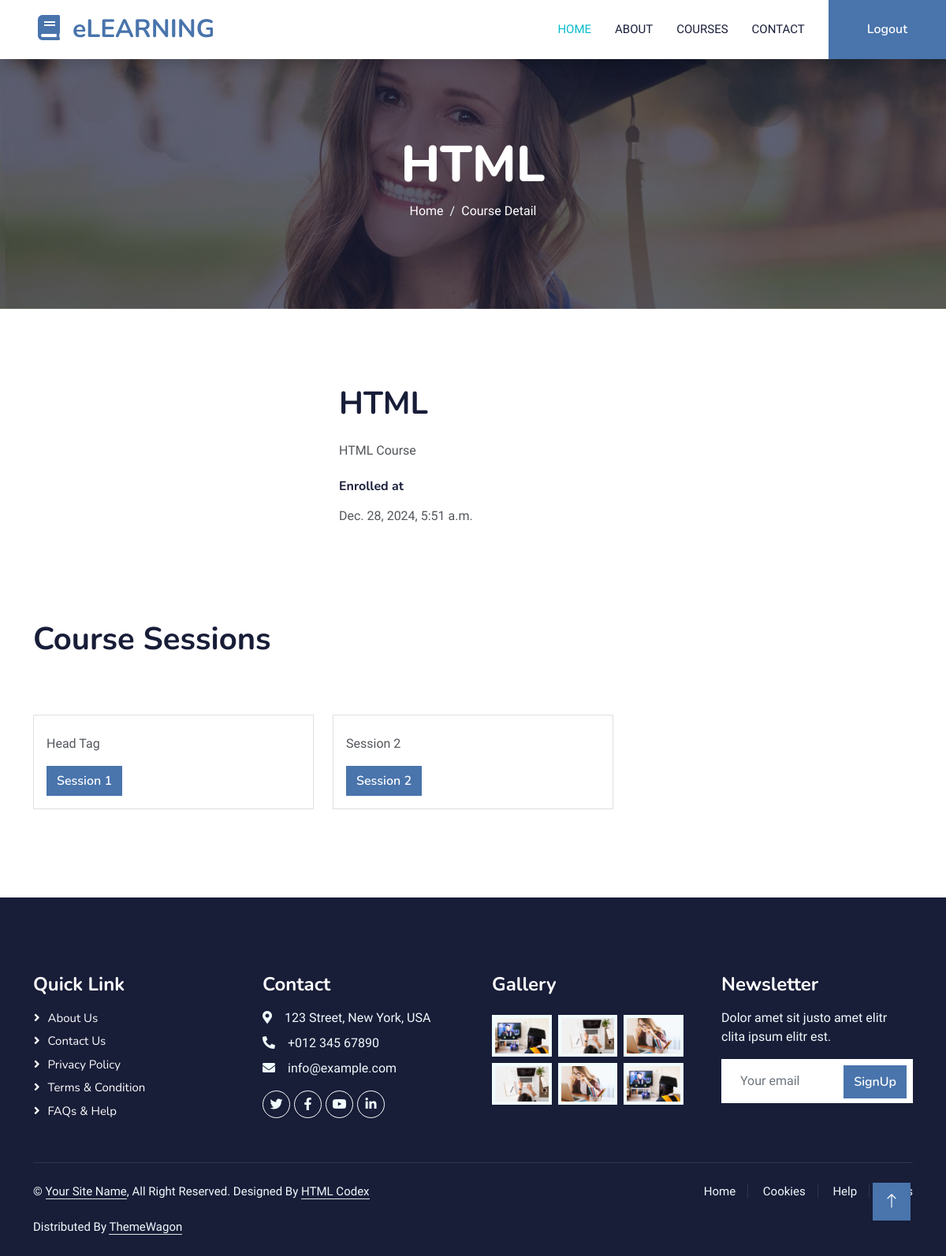
The app's page /course_detail/1 (signed in), older data.
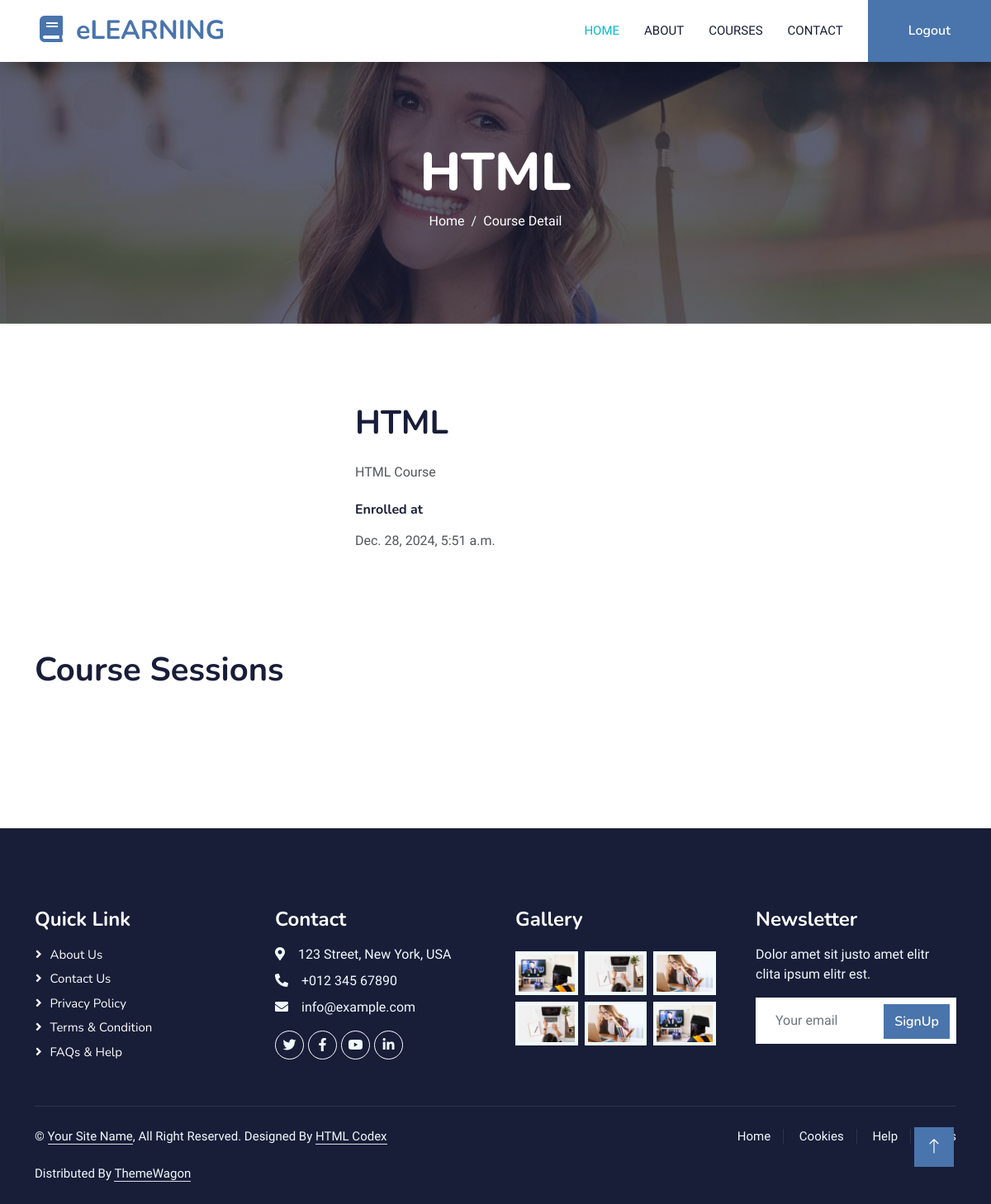
The same page, newer data.
### courses/models.py (models this page shows, shortened)
class Course(models.Model):
    name = models.CharField(max_length=255)
    image = models.ImageField(upload_to="course/")
    category = models.ForeignKey(
        CourseCategory, related_name="courses", on_delete=models.CASCADE
    )
    description = models.TextField()
    created_at = models.DateTimeField(auto_now_add=True)

class Enrollment(models.Model):
    course = models.ForeignKey(Course, on_delete=models.CASCADE)
    student = models.ForeignKey(User, on_delete=models.CASCADE)
    enrolled_at = models.DateTimeField(auto_now_add=True)

class CourseSession(models.Model):
    course = models.ForeignKey(Course, related_name="sessions", on_delete=models.CASCADE)
    name = models.CharField(max_length=255)
    description = models.TextField()
    video = models.FileField(upload_to="video/%Y/%m/%d/")
    create_at = models.DateTimeField(auto_now_add=True)

### courses/views.py (the view)
# urls.py: path("course_detail/<int:course_id>", course_detail, name="course_detail"),
@login_required(login_url="/login")
def course_detail(request, course_id):
    course = Course.objects.get(id=course_id)
    is_enrolled = Enrollment.objects.filter(
        student=request.user, course=course
    ).exists()
    enrollment = Enrollment.objects.filter(student=request.user, course=course).first()
    return render(
        request,
        "courses/course_detail.html",
        context={
            "course": course,
            "enrollment": enrollment,
            "is_enrolled": is_enrolled,
        },
    )

### courses/templates/courses/course_detail.html (shortened to what this page needs)
{% extends 'base.html' %}
{% load static %}
{% block content %}
  <div class="container-fluid bg-primary py-5 mb-5 page-header">
    <div class="container py-5">
      <div class="row justify-content-center">
        <div class="col-lg-10 text-center">
          <h1 class="display-3 text-white animated slideInDown">{{ course.name }}</h1>
          <nav aria-label="breadcrumb">
            <ol class="breadcrumb justify-content-center">
              <li class="breadcrumb-item">
                <a class="text-white" href="{% static '#' %}">Home</a>
              </li>
              <li aria-current="page" class="breadcrumb-item text-white active">Course Detail</li>
            </ol>
          </nav>
        </div>
      </div>
    </div>
  </div>
  <div class="container-xxl py-5">
    <div class="container">
      <div class="row g-5">
        <div class="col-lg-4">
        </div>
        <div class="col-lg-8">
          <h1 class="mb-4">{{ course.name }}</h1>
          <p class="mb-4">{{ course.description }}</p>
          {% if is_enrolled %}
            <div class="row g-4 mb-4">
              <div class="col-sm-6">
                <h6 class="mb-3">Enrolled at</h6>
                <span>{{ enrollment.enrolled_at }}</span>
              </div>
            </div>
          {% endif %}
        </div>
      </div>
      <div class="row g-5 mt-5">
        <h1 class="mb-4">Course Sessions</h1>
        <div class="col-lg-12">
          <div class="row g-4">
            {% for session in course.sessions.all %}
              <div class="col-md-6 col-lg-4">
                <div class="card mb-3">
                  <div class="card-body">
                    <p class="card-text">{{ session.description }}</p>
                    {% if is_enrolled %}
                      <a href="{{ session.video.url }}" target="_blank" class="btn btn-primary">{{ session.name }}</a>
                    {% endif %}
                  </div>
                </div>
              </div>
            {% endfor %}
          </div>
        </div>
      </div>
    </div>
  </div>
{% endblock %}

### core/templates/base.html (shortened to what this page needs)
{% load static %}
<!DOCTYPE html>
<html lang="en">
  <head>
    <link href="https://cdnjs.cloudflare.com/ajax/libs/font-awesome/5.10.0/css/all.min.css" rel="stylesheet" />
    <link href="https://cdn.jsdelivr.net/npm/bootstrap-icons@1.4.1/font/bootstrap-icons.css" rel="stylesheet" />
    <link href="{% static 'lib/animate/animate.min.css' %}" rel="stylesheet" />
    <link href="{% static 'lib/owlcarousel/assets/owl.carousel.min.css' %}" rel="stylesheet" />
    <link href="{% static 'css/bootstrap.min.css' %}" rel="stylesheet" />
    <link href="{% static 'css/style.css' %}" rel="stylesheet" />
  </head>
  <body>
    <nav class="navbar navbar-expand-lg bg-white navbar-light shadow sticky-top p-0">
      <a href="{% url 'core:home' %}" class="navbar-brand d-flex align-items-center px-4 px-lg-5"><h2 class="m-0 text-primary"><i class="fa fa-book me-3"></i>eLEARNING</h2></a>
      <div class="collapse navbar-collapse" id="navbarCollapse">
        <div class="navbar-nav ms-auto p-4 p-lg-0">
          <a href="{% url 'core:home' %}" class="nav-item nav-link active">Home</a>
          <a href="{% url 'core:about' %}" class="nav-item nav-link">About</a>
          <a href="{% url 'courses:courses' %}" class="nav-item nav-link">Courses</a>
          <a href="{% url 'core:contact' %}" class="nav-item nav-link">Contact</a>
        </div>
        {% if request.user.is_authenticated %}
          <a href="{% url 'core:logout' %}" class="btn btn-primary py-4 px-lg-5 d-none d-lg-block">Logout</a>
        {% else %}
          <a href="{% url 'core:register' %}" class="btn btn-primary py-4 px-lg-5 d-none d-lg-block">Join Now<i class="fa fa-arrow-right ms-3"></i></a>
        {% endif %}
      </div>
    </nav>
    {% block content %}{% endblock content %}
    <div class="container-fluid bg-dark text-light footer pt-5 mt-5 wow fadeIn" data-wow-delay="0.1s">
      <div class="container py-5">
        <div class="row g-5">
          <div class="col-lg-3 col-md-6">
            <h4 class="text-white mb-3">Quick Link</h4>
            <a class="btn btn-link" href="">About Us</a>
            <a class="btn btn-link" href="">Contact Us</a>
            <a class="btn btn-link" href="">Privacy Policy</a>
            <a class="btn btn-link" href="">Terms & Condition</a>
            <a class="btn btn-link" href="">FAQs & Help</a>
          </div>
          <div class="col-lg-3 col-md-6">
            <h4 class="text-white mb-3">Contact</h4>
            <p class="mb-2">
              <i class="fa fa-map-marker-alt me-3"></i>123 Street, New York, USA
            </p>
            <p class="mb-2">
              <i class="fa fa-phone-alt me-3"></i>+012 345 67890
            </p>
            <p class="mb-2">
              <i class="fa fa-envelope me-3"></i>info@example.com
            </p>
            <div class="d-flex pt-2">
              <a class="btn btn-outline-light btn-social" href=""><i class="fab fa-twitter"></i></a>
              <a class="btn btn-outline-light btn-social" href=""><i class="fab fa-facebook-f"></i></a>
              <a class="btn btn-outline-light btn-social" href=""><i class="fab fa-youtube"></i></a>
              <a class="btn btn-outline-light btn-social" href=""><i class="fab fa-linkedin-in"></i></a>
            </div>
          </div>
          <div class="col-lg-3 col-md-6">
            <h4 class="text-white mb-3">Gallery</h4>
            <div class="row g-2 pt-2">
              <div class="col-4">
                <img class="img-fluid bg-light p-1" src="{% static 'img/course-1.jpg' %}" alt="" />
              </div>
              <div class="col-4">
                <img class="img-fluid bg-light p-1" src="{% static 'img/course-2.jpg' %}" alt="" />
              </div>
              <div class="col-4">
                <img class="img-fluid bg-light p-1" src="{% static 'img/course-3.jpg' %}" alt="" />
              </div>
              <div class="col-4">
                <img class="img-fluid bg-light p-1" src="{% static 'img/course-2.jpg' %}" alt="" />
              </div>
              <div class="col-4">
                <img class="img-fluid bg-light p-1" src="{% static 'img/course-3.jpg' %}" alt="" />
              </div>
              <div class="col-4">
                <img class="img-fluid bg-light p-1" src="{% static 'img/course-1.jpg' %}" alt="" />
              </div>
            </div>
          </div>
          <div class="col-lg-3 col-md-6">
            <h4 class="text-white mb-3">Newsletter</h4>
            <p>Dolor amet sit justo amet elitr clita ipsum elitr est.</p>
            <div class="position-relative mx-auto" style="max-width: 400px;">
              <input class="form-control border-0 w-100 py-3 ps-4 pe-5" type="text" placeholder="Your email" />
              <button type="button" class="btn btn-primary py-2 position-absolute top-0 end-0 mt-2 me-2">SignUp</button>
            </div>
          </div>
        </div>
      </div>
      <div class="container">
        <div class="copyright">
          <div class="row">
            <div class="col-md-6 text-center text-md-start mb-3 mb-md-0">
              &copy; <a class="border-bottom" href="#">Your Site Name</a>, All Right Reserved.
              Designed By <a class="border-bottom" href="https://htmlcodex.com">HTML Codex</a><br /><br />
              Distributed By <a class="border-bottom" href="https://themewagon.com">ThemeWagon</a>
            </div>
            <div class="col-md-6 text-center text-md-end">
              <div class="footer-menu">
                <a href="">Home</a>
                <a href="">Cookies</a>
                <a href="">Help</a>
                <a href="">FQAs</a>
              </div>
            </div>
          </div>
        </div>
      </div>
    </div>
    <a href="#" class="btn btn-lg btn-primary btn-lg-square back-to-top"><i class="bi bi-arrow-up"></i></a>
  </body>
</html>

### static/css/style.css (style rules this page uses)
:root { --primary: #06BBCC; --light: #F0FBFC; --dark: #181d38; }
.back-to-top { position: fixed; display: none; right: 45px; bottom: 45px; z-index: 99; }
.btn { font-family: 'Nunito', sans-serif; font-weight: 600; transition: .5s; }
.btn.btn-primary, .btn.btn-secondary { color: #FFFFFF; }
.btn-lg-square { width: 48px; height: 48px; }
.btn-square, .btn-sm-square, .btn-lg-square { padding: 0; display: flex; align-items: center; justify-content: center; font-weight: normal; border-radius: 0px; }
.navbar-light .navbar-nav .nav-link { margin-right: 30px; padding: 25px 0; color: #FFFFFF; font-size: 15px; text-transform: uppercase; outline: none; }
.navbar-light .navbar-nav .nav-link:hover, .navbar-light .navbar-nav .nav-link.active { color: var(--primary); }
.navbar-light .navbar-brand, .navbar-light a.btn { height: 75px; }
.navbar-light .navbar-nav .nav-link { color: var(--dark); font-weight: 500; }
.navbar-light.sticky-top { top: -100px; transition: .5s; }
.page-header { background: linear-gradient(rgba(24, 29, 56, .7), rgba(24, 29, 56, .7)), url(../img/carousel-1.jpg); background-position: center center; background-repeat: no-repeat; background-size: cover; }
.breadcrumb-item + .breadcrumb-item::before { color: var(--light); }
.footer .btn.btn-social { margin-right: 5px; width: 35px; height: 35px; display: flex; align-items: center; justify-content: center; color: var(--light); font-weight: normal; border: 1px solid #FFFFFF; border-radius: 35px; transition: .3s; }
.footer .btn.btn-link { display: block; margin-bottom: 5px; padding: 0; text-align: left; color: #FFFFFF; font-size: 15px; font-weight: normal; text-transform: capitalize; transition: .3s; }
.footer .btn.btn-link::before { position: relative; content: "\f105"; font-family: "Font Awesome 5 Free"; font-weight: 900; margin-right: 10px; }
.footer .copyright { padding: 25px 0; font-size: 15px; border-top: 1px solid rgba(256, 256, 256, .1); }
.footer .copyright a { color: var(--light); }
.footer .footer-menu a { margin-right: 15px; padding-right: 15px; border-right: 1px solid rgba(255, 255, 255, .1); }
.footer .footer-menu a:last-child { margin-right: 0; padding-right: 0; border-right: none; }

Row changes from the older to the newer data that the page shows:
removed CourseSession: description "Head Tag", name "Session 1"
removed CourseSession: description "Session 2", name "Session 2"
